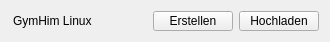
<?xml version="1.0" encoding="UTF-8"?>
<ui version="4.0">
 <author>Frank Schütte</author>
 <class>LinboImageWidget</class>
 <widget class="QWidget" name="LinboImageWidget">
  <property name="geometry">
   <rect>
    <x>0</x>
    <y>0</y>
    <width>330</width>
    <height>42</height>
   </rect>
  </property>
  <property name="sizePolicy">
   <sizepolicy hsizetype="Preferred" vsizetype="Fixed">
    <horstretch>0</horstretch>
    <verstretch>0</verstretch>
   </sizepolicy>
  </property>
  <property name="minimumSize">
   <size>
    <width>300</width>
    <height>20</height>
   </size>
  </property>
  <layout class="QHBoxLayout" name="horizontalLayout">
   <item>
    <widget class="QLineEdit" name="lName">
     <property name="enabled">
      <bool>false</bool>
     </property>
     <property name="sizePolicy">
      <sizepolicy hsizetype="Preferred" vsizetype="Fixed">
       <horstretch>0</horstretch>
       <verstretch>0</verstretch>
      </sizepolicy>
     </property>
     <property name="styleSheet">
      <string notr="true">background-color: rgba(255, 255, 255, 0);
color: rgb(0,0,0);</string>
     </property>
     <property name="text">
      <string>GymHim Linux</string>
     </property>
     <property name="frame">
      <bool>false</bool>
     </property>
     <property name="readOnly">
      <bool>true</bool>
     </property>
    </widget>
   </item>
   <item>
    <spacer name="horizontalSpacer">
     <property name="orientation">
      <enum>Qt::Horizontal</enum>
     </property>
     <property name="sizeHint" stdset="0">
      <size>
       <width>20</width>
       <height>20</height>
      </size>
     </property>
    </spacer>
   </item>
   <item>
    <widget class="QPushButton" name="tbCreate">
     <property name="sizePolicy">
      <sizepolicy hsizetype="Preferred" vsizetype="Preferred">
       <horstretch>0</horstretch>
       <verstretch>0</verstretch>
      </sizepolicy>
     </property>
     <property name="minimumSize">
      <size>
       <width>0</width>
       <height>0</height>
      </size>
     </property>
     <property name="text">
      <string>Erstellen</string>
     </property>
     <property name="icon">
      <iconset resource="linbo_icons.qrc">
       <normaloff>:/icons/image-22x22.png</normaloff>:/icons/image-22x22.png</iconset>
     </property>
    </widget>
   </item>
   <item>
    <widget class="QPushButton" name="tbUpload">
     <property name="sizePolicy">
      <sizepolicy hsizetype="Preferred" vsizetype="Preferred">
       <horstretch>0</horstretch>
       <verstretch>0</verstretch>
      </sizepolicy>
     </property>
     <property name="minimumSize">
      <size>
       <width>0</width>
       <height>0</height>
      </size>
     </property>
     <property name="text">
      <string>Hochladen</string>
     </property>
     <property name="icon">
      <iconset resource="linbo_icons.qrc">
       <normaloff>:/icons/upload-22x22.png</normaloff>:/icons/upload-22x22.png</iconset>
     </property>
    </widget>
   </item>
  </layout>
 </widget>
 <resources>
  <include location="linbo_icons.qrc"/>
 </resources>
 <connections/>
</ui>
